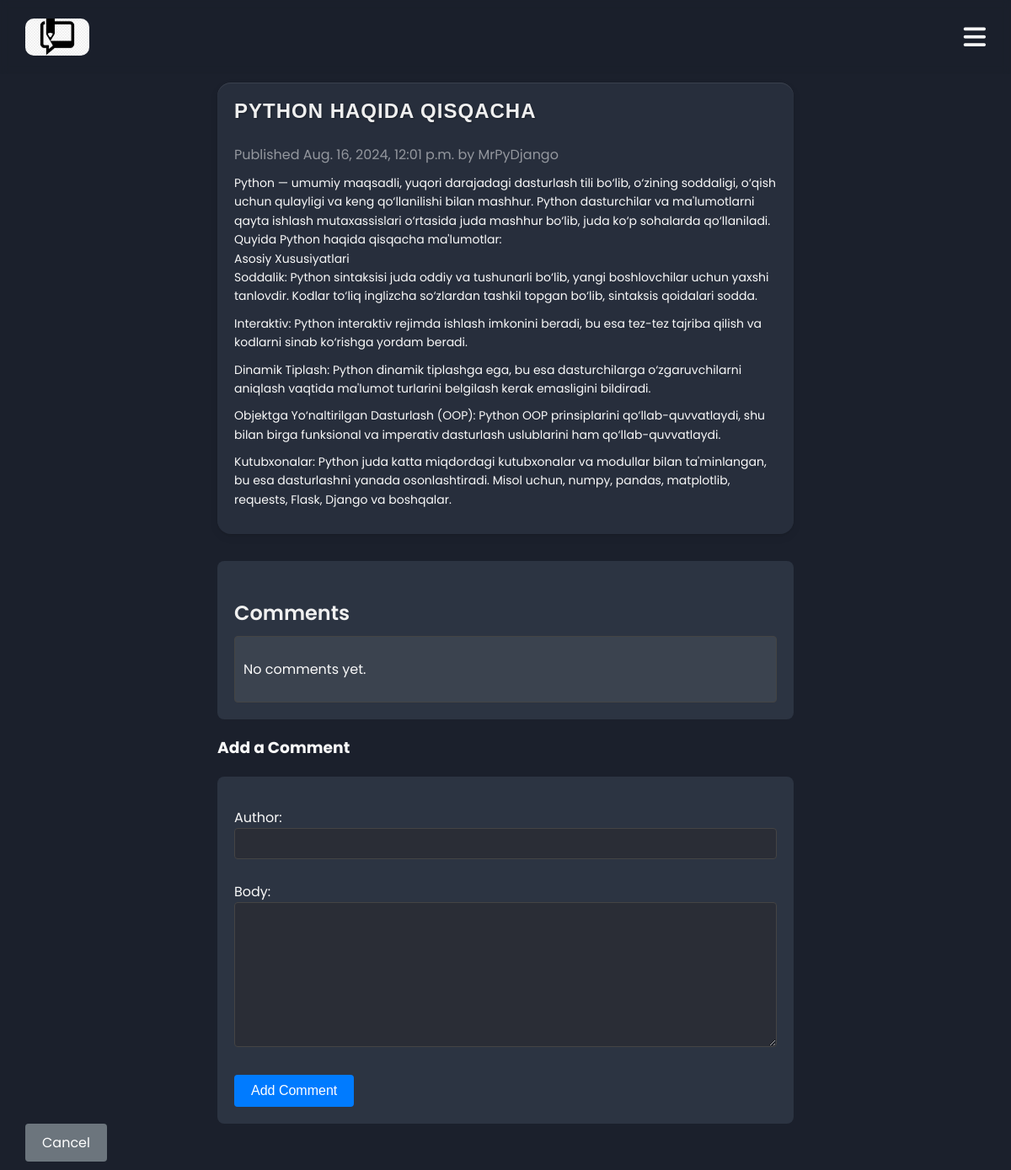
The page /2024/8/16/python-haqida-qisqacha on the database its author committed.
### blogapp/models.py (models this page shows, shortened)
class Post(models.Model):
    STATUS_CHOICES = (
        ('draft', 'Draft'),
        ('published', 'Published')
    )
    title = models.CharField(max_length=255)
    slug = models.SlugField(max_length=255, unique_for_date='publish')
    author = models.ForeignKey(User, on_delete=models.CASCADE, related_name='blog_posts')
    body = models.TextField()
    publish = models.DateTimeField(default=timezone.now)
    created = models.DateTimeField(auto_now_add=True)
    updated = models.DateTimeField(auto_now=True)
    status = models.CharField(max_length=10, choices=STATUS_CHOICES, default='draft')
    class Meta:
        ordering = ('-publish',)
    objects = models.Manager()
    published = PublishManager()

### blogapp/views.py (the view)
# urls.py: path('<int:year>/<int:month>/<int:day>/<slug:slug>', views.post_detail, name='post_detail')
def post_detail(request, year, month, day, slug):
    post = get_object_or_404(Post, slug=slug, status='published', publish__year=year, publish__month=month, publish__day=day)
    comments = post.comments.all()
    new_comment = None
    if request.method == 'POST':
        comment_form = CommentForm(data=request.POST)
        if comment_form.is_valid():
            new_comment = comment_form.save(commit=False)
            new_comment.post = post
            new_comment.save()
            return redirect(post.get_absolute_url())
    else:
        comment_form = CommentForm()
    return render(request, 'blog/post/detail.html', {
        'post': post,
        'comments': comments,
        'new_comment': new_comment,
        'comment_form': comment_form,
    })

### blogapp/forms.py
class CommentForm(forms.ModelForm):
    class Meta:
        model = Comment
        fields = ['author', 'body']

### templates/blog/post/detail.html (shortened to what this page needs)
{% extends "blog/base.html" %}
{% block content %}
<article>
    <div class="detail">
        <h2>{{ post.title }}</h2>
        <br>
        <name>Published {{ post.publish }} by {{ post.author }}</name>
        <p>{{ post.body|linebreaks }}</p>
    </div>
</article>
<section class="comments-section">
    <h3>Comments</h3>
    <div class="comments-list">
        {% for comment in comments %}
            <div class="comment">
                <p><strong>{{ comment.author }}</strong> said on {{ comment.created_at }}:</p>
                <p>{{ comment.body }}</p>
            </div>
        {% empty %}
            <p>No comments yet.</p>
        {% endfor %}
    </div>
</section>
<section>
    <h3>Add a Comment</h3>
    <form method="post">
        {{ comment_form.as_p }}
        <button type="submit">Add Comment</button>
    </form>
</section>
<div class="cancel-button-container">
    <a href="{% url 'blogapp:post_list' %}" class="cancel-button">Cancel</a>
</div>
{% endblock %}

### static/css/styles.css (style rules this page uses)
body { margin: 0; background: rgb(27 32 44 / 100%); color: #f9f9f9; font-family: "Euclid Circular A", "Poppins"; }
* { box-sizing: border-box; }
article { display: flex; gap: 16px; padding: 20px; max-width: 60%; margin: 0 auto 32px; border-radius: 16px; background-color: #272e3c; box-shadow: 0 4px 12px rgba(0, 0, 0, 0.05), 0 1px 2px rgba(0, 0, 0, 0.1), inset 0 1px 1px rgba(255, 255, 255, 0.1); }
article name { color: rgb(255 255 255 / 50%); }
article p { margin: 8px 0 10px; font-size: 14px; line-height: 1.6; }
a { text-decoration: none; color: #007bff; transition: color 0.3s ease; }
.detail h2 { color: #f0f0f0; font-size: 1.5rem; font-family: 'Arial', sans-serif; font-weight: 700; text-transform: uppercase; letter-spacing: 1px; margin: 0; padding: 0; text-shadow: 1px 1px 2px rgba(0, 0, 0, 0.3); }
.comments-section { margin-top: 20px; padding: 20px; border-radius: 8px; width: 60%; margin-inline: auto; background-color: #2c3442; }
.comments-section h3 { color: #f0f0f0; font-size: 1.5rem; font-weight: 600; margin-bottom: 10px; }
.comments-list { max-height: 300px; overflow-y: auto; padding: 10px; border: 1px solid #444; border-radius: 4px; background-color: #3b434f; }
form { margin-top: 20px; padding: 20px; border-radius: 8px; background-color: #2c3442; }
form input, form textarea { width: 100%; padding: 10px; margin-bottom: 10px; border: 1px solid #444; border-radius: 4px; background-color: #2a2d36; color: #f0f0f0; }
form button { background-color: #007bff; color: #ffffff; border: none; padding: 10px 20px; border-radius: 4px; cursor: pointer; font-size: 1rem; }
.cancel-button { display: inline-block; padding: 10px 20px; border: none; border-radius: 4px; background-color: #6c757d; color: #ffffff; text-align: center; text-decoration: none; font-size: 1rem; transition: background-color 0.3s ease; }
section { width: 60%; margin: auto; }

### rows shown on the page
Post: title "PYTHON HAQIDA QISQACHA", publish "Aug. 16, 2024, 12:01 p.m.", author "MrPyDjango", body "Python — umumiy maqsadli, yuqori darajadagi dasturlash tili bo‘lib, o‘zining soddaligi, o‘qish uchun qulayligi va keng qo‘llanilishi bilan mashhur. Python dasturchilar va ma'lumotlarni qayta ishlash mutaxassislari o‘rtasida juda mashhur bo‘lib, juda ko‘p sohalarda qo‘llaniladi. Quyida Python haqida qisqacha ma'lumotlar: Asosiy Xususiyatlari Soddalik: Python sintaksisi juda oddiy va tushunarli bo‘lib, yangi boshlovchilar uchun yaxshi tanlovdir. Kodlar to‘liq inglizcha so‘zlardan tashkil topgan bo‘lib, sintaksis qoidalari sodda. Interaktiv: Python interaktiv rejimda ishlash imkonini beradi, bu esa tez-tez tajriba qilish va kodlarni sinab ko‘rishga yordam beradi. Dinamik Tiplash: Python…"
